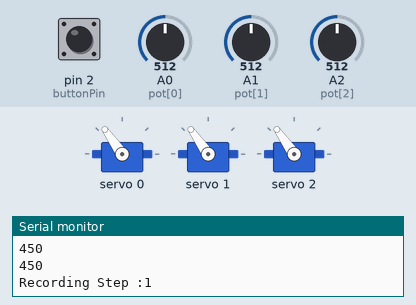
Simulated run of this sketch. Board: Arduino Uno, built with avr-gcc and run on an emulated ATmega328P. Parts: 3 × servo, the last lines printed to the serial monitor. Inputs (shaded band) come from the test bench; at power-on: A0 (pot[0]) = 512, A1 (pot[1]) = 512, A2 (pot[2]) = 512, pin 2 (buttonPin) HIGH.

Above: at 1.2 s.
1.3 s: A0 (pot[0]) set to 716
At 2.0 s:
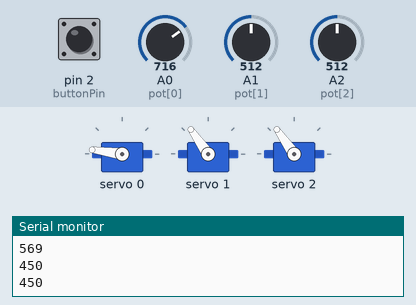
2.8 s: A1 (pot[1]) set to 306
At 3.8 s:
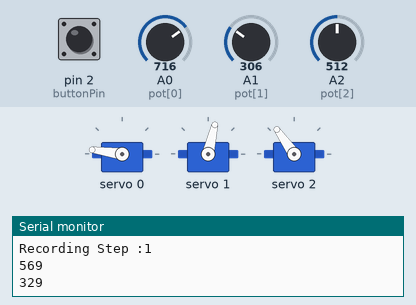
4.3 s: A2 (pot[2]) set to 306
At 5.5 s:
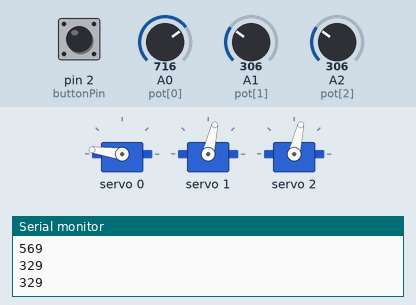
5.8 s: A0 (pot[0]) set to 760
At 6.3 s:
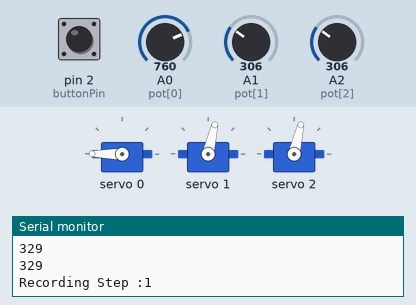
7.3 s: A1 (pot[1]) set to 140
At 8.1 s:
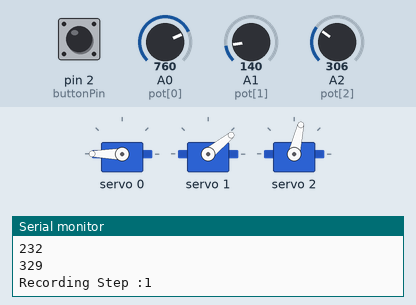
8.8 s: A2 (pot[2]) set to 140
At 9.9 s:
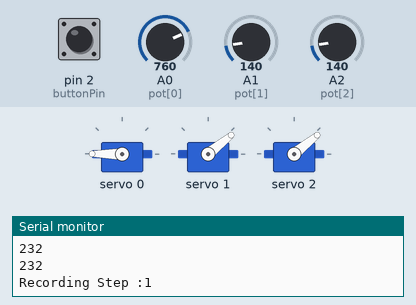
Timing chart, 0 to 11.3 s (numbered marks = the images above; inputs shaded):
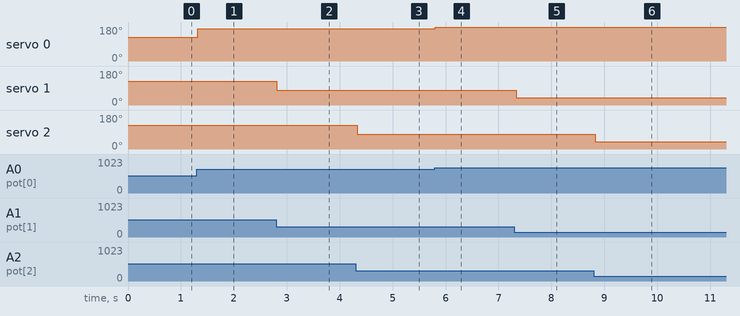

The sketch:

Servo_bot.ino
```cpp
#include <Wire.h>
#include <Adafruit_PWMServoDriver.h>

Adafruit_PWMServoDriver pwm = Adafruit_PWMServoDriver();
#define  buttonPin 2
#define ledPin 13
#define numServo 3
#define numStep 5
#define servoMIN 150
#define servoMAX 750


int buttonPushCounter = 1;
bool buttonState ;
int pot[]={A0,A1,A2,A3,A4,A5};

int val[numStep][numServo];

void buttonTicker()
{
  buttonState = HIGH; // Sets the state as HIGH
}
void setup() {
  pinMode(buttonPin, INPUT);
  Serial.begin(9600);
  pwm.begin();
  pwm.setPWMFreq(60);
  Serial.println("mini robot ready...");
  attachInterrupt(digitalPinToInterrupt(buttonPin), buttonTicker, FALLING);
}
void mapServo(int val[],int x)
{
  Serial.print("Recording Step :");
  Serial.println(x);
  for(int i=0;i<numServo;i++)
  {
    val[i] = analogRead(pot[i]);
    val[i] = map(val[i], 0, 1023, servoMIN, servoMAX);
  }
}
void setServo(int val[])
{
  for(int i=0;i<numServo;i++)
  {
    pwm.setPWM(i, 0, val[i]);
    Serial.println(val[i]);
  }
}
void loop() {
if (buttonState) { // if button is pressed
    buttonPushCounter++;
    Serial.print("Number of button pushes: ");
    Serial.println(buttonPushCounter);
    delay(1000);
    buttonState = LOW;// Resets buttonState
    if (buttonPushCounter > (numStep+1))
      buttonPushCounter %= (numStep+1);
  }
  if (buttonPushCounter == (numStep+1)) {
    Serial.println("Playing Steps....");
    for(int i=0;i<numStep;i++)
    {
      setServo(val[i]);
      delay(1000);
    }
  }
  else
  {
    mapServo(val[buttonPushCounter-1],buttonPushCounter);
    setServo(val[buttonPushCounter-1]);      
  }
}
```

Measured:
- after the input at 1.3 s, servo 0: 125° → 172° at once
- after the input at 2.8 s, servo 1: 125° → 77° at once
- after the input at 4.3 s, servo 2: 125° → 77° at once
- after the input at 5.8 s, servo 0: 172° → 180° at once
- after the input at 7.3 s, servo 1: 77° → 39° at once
- after the input at 8.8 s, servo 2: 77° → 39° at once
